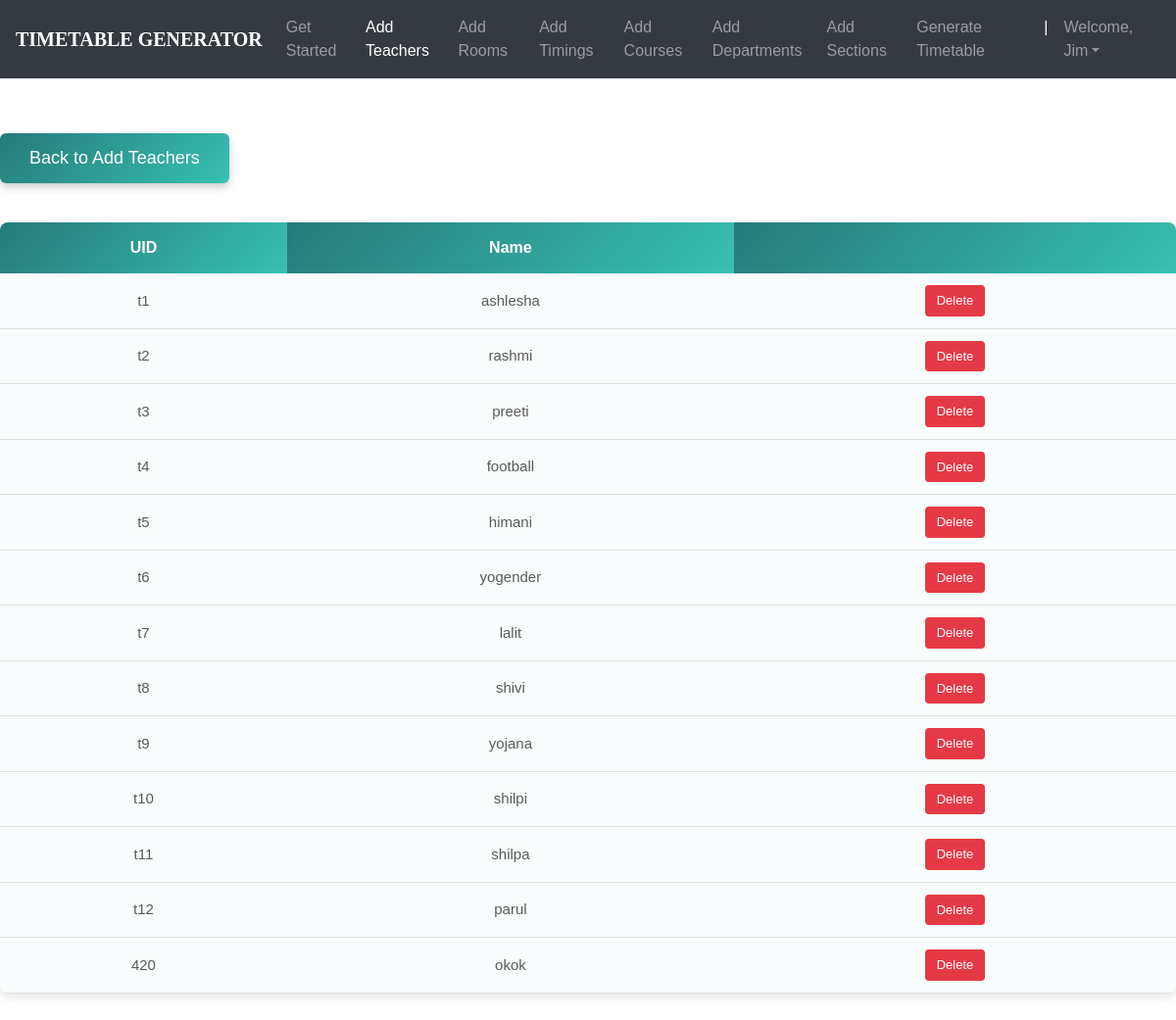
The page /teachers_list/ (signed in) on the database as committed earlier.
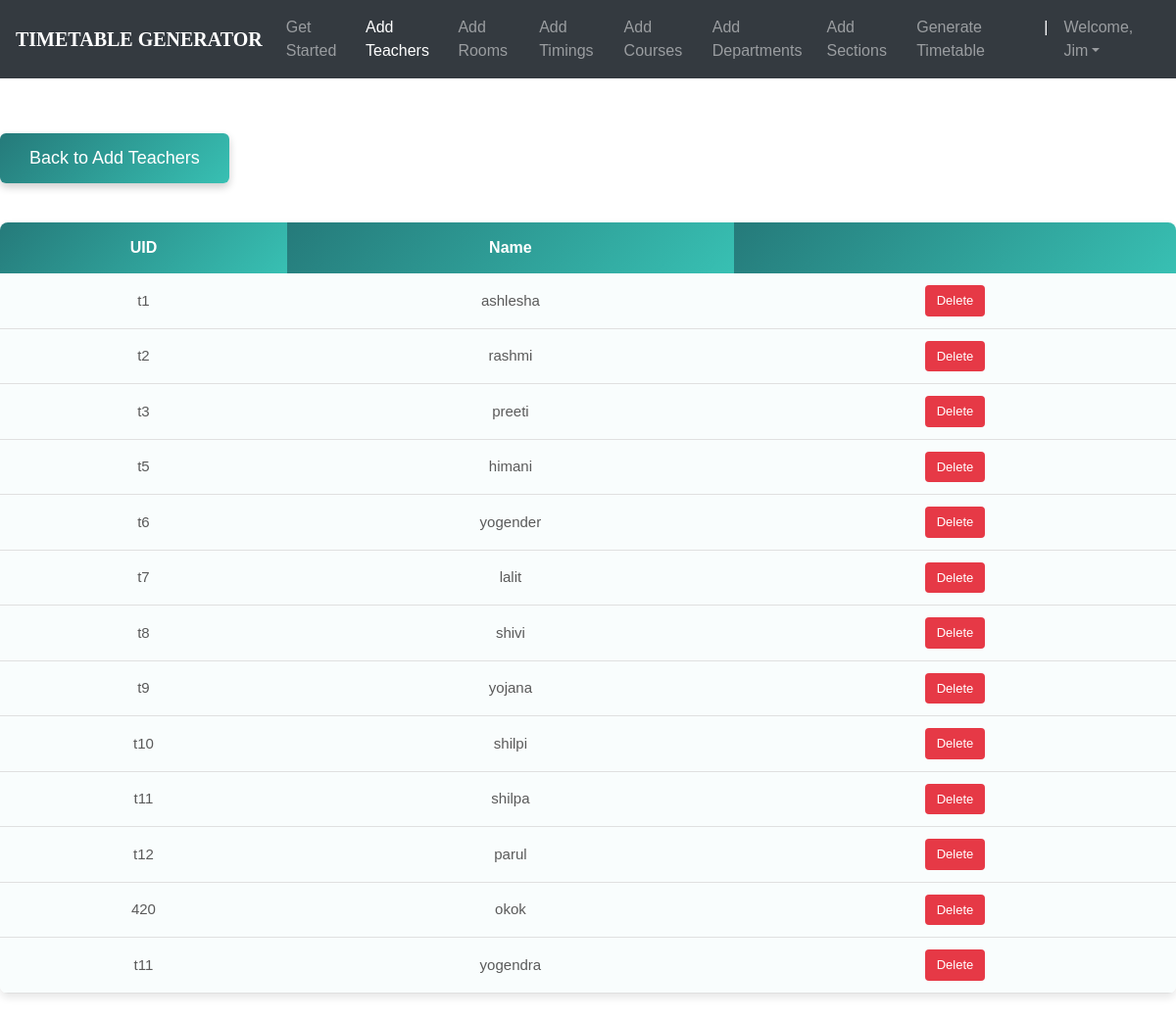
The same page on the database as committed later.
### ttgen/models.py (models this page shows, shortened)
class Instructor(models.Model):
    uid = models.CharField(max_length=6)
    name = models.CharField(max_length=25)

### ttgen/views.py (the view)
# urls.py: path('teachers_list/', views.inst_list_view , name='editinstructor'),
@login_required
def inst_list_view(request):
    context = {
        'instructors': Instructor.objects.all()
    }
    return render(request, 'inslist.html', context)

### templates/inslist.html (shortened to what this page needs)
<!DOCTYPE html>
<html lang="en">
<head>
	<link rel="stylesheet" href="https://maxcdn.bootstrapcdn.com/bootstrap/4.0.0/css/bootstrap.min.css">
    <link rel="stylesheet" type="text/css" href="static/css/index.css">
</head>
<body>
        <header>
			<nav class="navbar navbar-expand-md navbar-dark fixed-top bg-dark">
                <a class="navbar-brand" href="#"><b>TIMETABLE GENERATOR</b></a>
                <div class="collapse navbar-collapse" id="navbarCollapse">
                    <ul class="navbar-nav ml-auto">
                    <li class="nav-item">
                        <a class="nav-link" href="{% url 'admindash' %}">Get Started</a>
                    </li>
                    <li class="nav-item active">
                        <a class="nav-link" href="{% url 'addInstructors' %}">Add Teachers</a>
                    </li>
                    <li class="nav-item">
                        <a class="nav-link" href="{% url 'addRooms' %}">Add Rooms</a>
                    </li>
                    <li class="nav-item">
		                <a class="nav-link" href="{% url 'addTimings' %}">Add Timings</a>
		            </li>
                    <li class="nav-item">
                        <a class="nav-link" href="{% url 'addCourses' %}">Add Courses</a>
                    </li>
                    <li class="nav-item">
			            <a class="nav-link" href="{% url 'addDepts' %}">Add Departments</a>
		            </li>
                    <li class="nav-item">
			            <a class="nav-link" href="{% url 'addSections' %}">Add Sections</a>
		            </li>
                    <li class="nav-item">
			            <a class="nav-link" href="{% url 'generate' %}">Generate Timetable</a>
		            </li>
                    <li class="nav-item active">
			            <a class="nav-link">|</a>
		            </li>
                    <li class="nav-item dropdown">
		                <a class="nav-link dropdown-toggle" href="#" id="dropdown03" data-toggle="dropdown" aria-haspopup="true" aria-expanded="false">Welcome, {{ user.first_name }}</a>
		            </li>
                    </ul>
                </div>
            </nav>
        </header><br><br>
        {% block content %}
        {% load static %}
<fieldset class="fieldset">
   <a href="{% url 'addInstructors'%}">
    <button class="back-btn">Back to Add Teachers</button>
</a>
    <div class="tabcontent" id="edit">
        <table class="table1">
            <thead>
            <tr class="table-headers">
            <th>UID</th>
            <th>Name</th>
            <th  class="empty"></th>
            </tr>
            </thead>
            <tbody>
            {% for inst in instructors %}
            <tr>
             <td>{{inst.uid}}</td>
             <td>{{inst.name}}</td>
             <td class="empty">
                <form action="{% url 'deleteinstructor' inst.id %}" method="post">
                        <input type="submit" value="Delete" class="cross">
                </form>
             </td>
             </tr>
            {% endfor %}
            </tbody>
        </table>
    </div>
</fieldset>
{% endblock %}

### static/css/index.css (style rules this page uses)
body { padding-top: 3rem; padding-bottom: 3rem; color: #5a5a5a; font-family: 'Poppins', sans-serif; overflow-x: hidden; }
nav { font-family: sans-serif; }
.navbar-brand { font-size: 20px; font-family: Georgia, 'Times New Roman', Times, serif; }

### templates/inslist.html (style rules this page uses)
.table1 { width: 100%; border-collapse: collapse; margin-top: 20px; border-radius: 8px; overflow: hidden; box-shadow: 0 4px 8px rgba(0,0,0,0.1); text-align: center; }
.table1 th { background: linear-gradient(135deg, #257a7a, #38c0b3); color: #fff; font-weight: 600; padding: 14px; font-size: 16px; }
.table1 td { background-color: #f9fdfd; padding: 12px; font-size: 15px; border-bottom: 1px solid #e0e0e0; transition: background 0.3s; }
.cross { font-size: 13px; padding: 6px 12px; border-radius: 4px; background: #e63946; color: #fff; border: none; cursor: pointer; transition: 0.3s; }
.back-btn { background: linear-gradient(135deg, #257a7a, #38c0b3); color: #fff; padding: 12px 30px; border: none; border-radius: 6px; font-size: 18px; font-weight: 500; cursor: pointer; box-shadow: 0 4px 8px rgba(0,0,0,0.2); transition: all 0.3s ease; margin-bottom: 20px; margin-top: 40px; }

Rows that differ between the two databases and show on the page:
removed Instructor: uid "t4", name "football"
added Instructor: uid "t11", name "yogendra"
